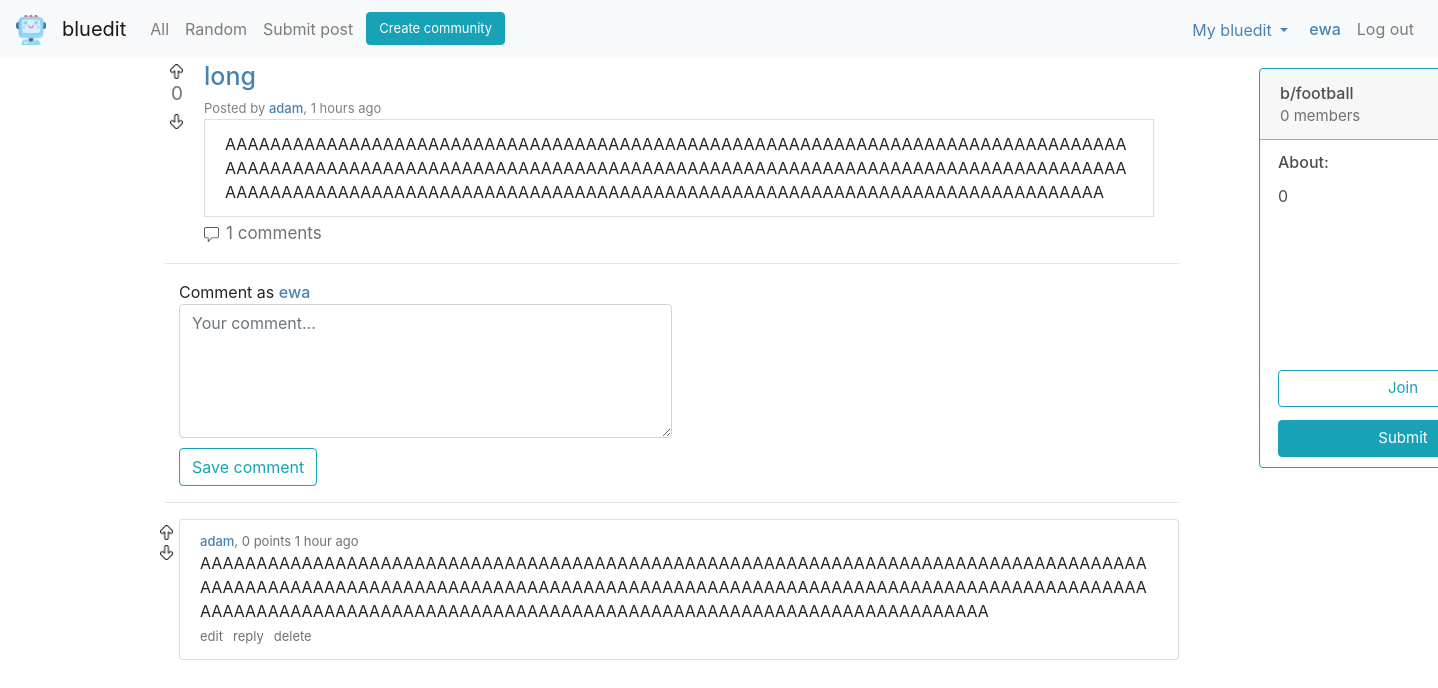
The app's page /post/26 (signed in) with its own data.
### bluedit/models.py (models this page shows, shortened)
class User(AbstractUser):
    pass

class Post(models.Model):
    title = models.CharField(max_length=64)
    description = models.CharField(max_length=512, null=True)
    image = models.URLField(null=True)
    date = models.DateTimeField(auto_now_add=True)
    user = models.ForeignKey(User, on_delete=models.CASCADE, related_name='posts')
    subbluedit = models.ForeignKey(Subbluedit, on_delete=models.CASCADE, related_name='posts')
    vote_count = models.IntegerField(default=0)
    class Meta:
        ordering = ['-date']

class Comment(models.Model):
    text = models.CharField(max_length=512)
    user = models.ForeignKey(User, on_delete=models.CASCADE, related_name='comments')
    date = models.DateTimeField(auto_now_add=True)
    post = models.ForeignKey(Post, on_delete=models.CASCADE, related_name='comments')
    vote_count = models.IntegerField(default=0)
    parent = models.ForeignKey('self', on_delete=models.CASCADE, related_name='child', null=True, blank=True)
    tree_level = models.IntegerField(default=0, null=True, blank=True)
    class Meta:
        ordering = ['-date']

class Subbluedit(models.Model):
    name = models.CharField(max_length=16, unique=True)
    description = models.CharField(max_length=128)
    user = models.ForeignKey(User, on_delete=models.CASCADE)
    members = models.ManyToManyField(User, default=None, related_name='subs')
    member_count = models.IntegerField(default=0)
    date = models.DateTimeField(auto_now_add=True)

### bluedit/views.py (the view)
# urls.py: path('post/<str:post_id>', views.post, name='post'),
def post(request, post_id):
    commentf = CommentForm()
    comments = Comment.objects.filter(post=post_id, tree_level=0)
    try:
        post = Post.objects.get(pk=post_id)
    except Post.DoesNotExist:
        message = "Sorry, this page doesn't exist"
        return render(request, 'bluedit/post3.html', {
            'message': message
        }
        )
    user_id = request.user.id
    if post.image != None:
        post_type = 'image'
    else:
        post_type = 'text'
    votelist = []
    final_list.clear()
    comments = comment_list(comments)
    for comment in comments:
        if request.user.is_authenticated:
            user = User.objects.get(pk=user_id)
            if user.votes.filter(comment=comment).exists():
                vote_type = user.votes.get(comment=comment).vote_type
                votelist.append(vote_type)
            else:
                votelist.append(False)
        else:
            votelist.append(False)
    touple = return_date(comments)
    datelist = touple[0]
    timeunit = touple[1]
    zipped = zip(comments, votelist, datelist, timeunit)
    touple = return_date(post)
    date_post = touple[0][0]
    timeunit_post = touple[1][0]
    if request.user.is_authenticated:
        user = User.objects.get(pk=user_id)
        if user.votes.filter(post=post).exists():
            vote_type_post = user.votes.get(post=post).vote_type
        else:
            vote_type_post = False
    else:
            vote_type_post = False
    comment_count = Comment.objects.filter(post=post).count()
    page = 'post'
    sub = Subbluedit.objects.get(pk=post.subbluedit.id)
    type = join_or_leave(request, sub.name)
    member_count = post.subbluedit.members.all().count()
    return render(request, 'bluedit/post4.html', {
            'post': post,
            'post_type': post_type,
            'commentf': commentf,
            'comments': comments,
            'votelist': votelist,
            'zipped': zipped,
            'vote_type_post': vote_type_post,
            'date_post': date_post,
            'timeunit_post': timeunit_post,
            'comment_count': comment_count,
            'page': page,
            'type': type,
            'member_count': member_count,
            'sub': sub
        })

### bluedit/templates/bluedit/post4.html (shortened to what this page needs)
{% extends 'bluedit/layout.html' %}
{% load crispy_forms_tags %}
{% load widget_tweaks %}
{% load static %}
{% block body %}
{% if post %}
<div class="row">
    <div class="col">
        <div class="row">
            {% if user.is_authenticated %}
            {% if vote_type_post == 'up' %}
            <div class="vote" hx-target="this" hx-swap="outerHTML">
                <div class="vote-top-post" hx-headers='{"X-CSRFToken": "{{ csrf_token }}"}'>
                <a href="#" hx-put="{% url 'vote' 'post' post.id 'up' %}"><img src="{% static 'images/arrow-up-full.png' %}" width="15" height="15" alt=""></a>
                </div>
                <div id="vote_count" class="vote-count">
                    {{ post.vote_count }}
                </div>
                <div class="vote-bottom-post" hx-headers='{"X-CSRFToken": "{{ csrf_token }}"}'>
                <a href="#" hx-put="{% url 'vote' 'post' post.id 'down' %}"><img src="{% static 'images/arrow-down.png' %}" width="15" height="15" alt=""></a>
                </div>
            </div>
            {% else %}
            <div class="vote" hx-target="this" hx-swap="outerHTML">
                <div class="vote-top-post" hx-headers='{"X-CSRFToken": "{{ csrf_token }}"}'>
                <a href="#" hx-put="{% url 'vote' 'post' post.id 'up' %}"><img src="{% static 'images/arrow-up.png' %}" width="15" height="15" alt=""></a>
                </div>
                <div id="vote_count" class="vote-count">
                    {{ post.vote_count }}
                </div>
                <div class="vote-bottom-post" hx-headers='{"X-CSRFToken": "{{ csrf_token }}"}'>
                <a href="#" hx-put="{% url 'vote' 'post' post.id 'down' %}"><img src="{% static 'images/arrow-down.png' %}" width="15" height="15" alt=""></a>
                </div>
            </div>
            {% endif %}
            {% endif %}
            <div class="col">
                <div class="title">{{post.title}}</div>
                <span style="font-size: 13px; color: grey;">Posted by <a href="{% url 'user' post.user.username %}" id='name'>{{post.user.username}}</a>,
                    {% if timeunit_post == 'second' %}
                    less than a minute ago
                        {% elif timeunit_post == 'minute' %}
                            {{date_post}} minutes ago
                        {% elif timeunit_post == 'hour' %}
                            {{date_post}} hours ago
                        {% elif timeunit_post == 'day' %}
                            {{date_post}} days ago
                        {% elif timeunit_post == 'month' %}
                            {{date_post}} months ago
                        {% else %}
                            {{date_post}} years ago
                        {% endif %} {{post.date_post}}</span>
                {% if post_type == 'image' %}
                <div style="margin-top: 5px;">
                    <a href="{{post.image}}"><img id='image' src="{{post.image}}" alt=""></a>
                {% elif post_type == 'text' %}
                    <div id='post-description' class="list-group-item">
                            {{post.description}}
                {% endif %}
                </div>
                <div class="comment-option-post" style="margin-top: 5px;"><img style='margin-right: 7px;' src="{% static 'images/comment.png' %}" width="15" height="15" alt="">{{comment_count}} comments</div>
            </div>
        </div>
        <hr>
        {% if user.is_authenticated %}
        <div class="col" hx-target="#comment" hx-swap="outerHTML">
                Comment as <a href="{% url 'user' user.username %}" id='name'>{{user.username}}</a>
            <form hx-headers='{"X-CSRFToken": "{{ csrf_token }}"}' hx-post="{% url 'comment' post.id %}">
                {{ commentf.text }}
                    <button style='margin-top: 10px;' class="btn btn-outline-info">Save comment</button>
            </form>
        </div>
        {% endif %}
        <hr>
        {% for comment, vote_type, date, timeunit in zipped %}
            {% include 'bluedit/blocks/comment-block.html' %}
        {% endfor %}
        <br>
        {% else %}
        <h2>{{message}}</h2>
        {% endif %}
    </div>
    {% include 'bluedit/blocks/card-block-join.html' %}
</div>
</div>
{% endblock %}

### bluedit/templates/bluedit/layout.html (shortened to what this page needs)
{% load static %}
<!DOCTYPE html>
<html lang="eng">
    <head>
        <link rel="stylesheet" href="https://cdn.jsdelivr.net/npm/bootstrap@4.0.0/dist/css/bootstrap.min.css">
        <link rel="stylesheet" href="https://cdn.jsdelivr.net/npm/bootstrap@4.3.1/dist/css/bootstrap.min.css">
        <link href="{% static 'bluedit/styles.css' %}" rel="stylesheet">
    </head>
    <body>
    <nav class="navbar navbar-expand-lg navbar-light bg-light">
        <div class="collapse navbar-collapse">
            <div class="navbar-header">
                <a class="navbar-brand" href="{% url 'index' %}"><img class='ai' src="{% static 'images/ai.png' %}" width="30" height="30" alt=""></a>
            </div>
            <div class="navbar-header">
                <a class="navbar-brand" href="{% url 'index' %}">bluedit</a>
            </div>
            <ul class="navbar-nav mr-auto">
                <li class="nav-item">
                  <a class="nav-link" href="#">All</a>
                </li>
                <li class="nav-item">
                    <a class="nav-link" href="#">Random</a>
                </li>
                {% if user.is_authenticated %}
                <li class="nav-item">
                    <a class="nav-link" href="{% url 'submit' %}">Submit post</a>
                  </li>
                  <li class="nav-item">
                    <a href="{% url 'subcreate' %}"><button id='create' class="btn btn-info">Create community</button></a>
                  </li>
                {% endif %}
            </ul>
        </div>
        <ul class="navbar-nav mr-auto justify-content-end">
            {% if user.is_authenticated %}
                <li class="nav-item">
                    <div class="dropdown">
                        <button id='name' style="font-weight: 400; margin-top: 2px;" class="btn btn-light dropdown-toggle" type="button" id="dropdownMenuButton" data-toggle="dropdown" aria-haspopup="true" aria-expanded="false">
                          My bluedit
                        </button>
                      </div>
                </li>
            <li class="nav-item">
                <a class="nav-link" id='name' href="{% url 'user' user.username %}">{{user.username}}</a>
            </li>
            <li class="nav-item">
                <a class="nav-link" href="{% url 'logout' %}">Log out</a>
            </li>
            {% endif %}
        </ul>
    </nav>
    <div class="body">
        <div class="container">
    {% block body %}
    {% endblock %}
        </div>
    </body>
</html>

### bluedit/templates/bluedit/blocks/comment-block.html (shortened to what this page needs)
{% load static %}
<div id='comment-block-{{comment.id}}' class="row">
    {% if user.is_authenticated %}
    <div hx-target="#comment-block-{{comment.id}}" hx-swap="outerHTML">
        <div class="vote-top"  hx-headers='{"X-CSRFToken": "{{ csrf_token }}"}'>
            {% if vote_type == 'up' %}
            <a href="#" hx-put="{% url 'vote' 'comment' comment.id 'up' %}"><img src="{% static 'images/arrow-up-full.png' %}" width="15" height="15" alt=""></a>
            {% else %}
            <a href="#" hx-put="{% url 'vote' 'comment' comment.id 'up' %}"><img src="{% static 'images/arrow-up.png' %}" width="15" height="15" alt=""></a>
            {% endif %}
        </div>
        <div class="vote-bottom" hx-headers='{"X-CSRFToken": "{{ csrf_token }}"}'>
            {% if vote_type == 'down' %}
            <a href="#" hx-put="{% url 'vote' 'comment' comment.id 'down' %}"><img src="{% static 'images/arrow-down-full.png' %}" width="15" height="15" alt=""></a>
            {% else %}
            <a href="#" hx-put="{% url 'vote' 'comment' comment.id 'down' %}"><img src="{% static 'images/arrow-down.png' %}" width="15" height="15" alt=""></a>
            {% endif %}
        </div>
    </div>
    {% endif %}
    <div class="col" style="padding-left: 5px;">
        <ul class="list-group-item" style='list-style: none;'>
            <li class="comment-top"><a id='name' href='{% url "user" comment.user.username %}'>{{comment.user.username}}</a>,
                <span>
                    {% if comment.vote_count == 1 %}
                    {{comment.vote_count}} point,
                    {% else %}
                    {{comment.vote_count}} points
                    {% endif %}
                    {% if timeunit == 'second' %}
                     less than a minute ago
                    {% elif timeunit == 'minute' %}
                        {% if date == 1 %}
                            {{date}} minute ago
                        {% else %}
                        {{date}} minutes ago
                        {% endif %}
                    {% elif timeunit == 'hour' %}
                        {% if date == 1 %}
                            {{date}} hour ago
                        {% else %}
                            {{date}} hours ago
                            {% endif %}
                    {% elif timeunit == 'day' %}
                        {% if date == 1 %}
                            {{date}} day ago
                        {% else %}
                            {{date}} days ago
                            {% endif %}
                    {% elif timeunit == 'month' %}
                        {% if date == 1 %}
                            {{date}} month ago
                        {% else %}
                            {{date}} months ago
                            {% endif %}
                    {% else %}
                        {% if date == 1 %}
                            {{date}} year ago
                        {% else %}
                            {{date}} years ago
                            {% endif %}
                    {% endif %}
            </span>
            </li>
            <div hx-target="this" hx-swap="innerHTML">
                <li class="comment-text">{{comment.text}}</li>
                <div class="row">
                    <li style="margin-left: 5px;"><a class='option' href="#" hx-get="{% url 'edit' comment.id %}">edit</a></li>
                    <li><a class='option' href="#" hx-target='#reply-{{comment.id}}' hx-swap='innerHTML' hx-get="{% url 'reply' comment.id %}">reply</a></li>
                    <li><a class='option' hx-headers='{"X-CSRFToken": "{{ csrf_token }}"}'  href="#" hx-target='this' hx-swap='outerHTML' hx-delete="{% url 'delete' comment.id 'comment' %}">delete</a></li>
                </div>
            </div>
        </ul>
    </div>
</div>

### bluedit/templates/bluedit/join.html
<div id='join_leave_target'>
  <div class="card-header" style="border-color: rgb(71, 209, 233);">
    <div style="font-weight: 500; color: rgb(78, 78, 78);">b/{{sub.name}}</div>
    <div style="font-size: 15px; color:rgb(114, 112, 112);">{{member_count}} {% if member_count == 1 %} member {% else %} members {% endif %}</div>
  </div>
  <div class='card-text' style="font-weight: 500; ">About:</div>
  <div class='card-text' style="font-weight: 400; margin-right: 18px; justify-content: center;"> {{sub.description}}</div>
  {% if user.is_authenticated %}
    <div class="join" hx-target="#join_leave_target" hx-swap="outerHTML">
      <div hx-headers='{"X-CSRFToken": "{{ csrf_token }}"}'>
      {% if type == 'join' %}
          <a href="#" hx-put="{% url 'join' sub.id 'join' %}"><button id='join_leave' class="btn btn-outline-info">Join</button></a>
      {% elif type == 'leave' %}
          <a href="#" hx-put="{% url 'join' sub.id 'leave' %}"><button id='join_leave' class="btn btn-info">Leave</button></a>
      {% endif %}
      </div>
    </div>
  {% else %}
      <a href="{% url 'login' %}"><button id='join_leave' class="btn btn-outline-info">Join</button></a>
  {% endif %}
</div>

### records on screen
User: username "ewa"
Post: vote_count "0", title "long", user.username "adam", description "AAAAAAAAAAAAAAAAAAAAAAAAAAAAAAAAAAAAAAAAAAAAAAAAAAAAAAAAAAAAAAAAAAAAAAAAAAAAAAAAAAAAAAAAAAAAAAAAAAAAAAAAAAAAAAAAAAAAAAAAAAAAAAAAAAAAAAAAAAAAAAAAAAAAAAAAAAAAAAAAAAAAAAAAAAAAAAAAAAAAAAAAAAAAAAAAAAAAAAAAAAAAAAAAAAAAAAAAAAAAAAAAAAAAAAAAAAAAAA"
Comment: user.username "adam", vote_count "0", date "1", text "AAAAAAAAAAAAAAAAAAAAAAAAAAAAAAAAAAAAAAAAAAAAAAAAAAAAAAAAAAAAAAAAAAAAAAAAAAAAAAAAAAAAAAAAAAAAAAAAAAAAAAAAAAAAAAAAAAAAAAAAAAAAAAAAAAAAAAAAAAAAAAAAAAAAAAAAAAAAAAAAAAAAAAAAAAAAAAAAAAAAAAAAAAAAAAAAAAAAAAAAAAAAAAAAAAAAAAAAAAAAAAAAAAAAAAAAAAAAAA"
Subbluedit: name "football", description "0"

### other values on screen
{{ date_post }} "1"
{{ comment_count }} "1"
{{ member_count }} "0"
